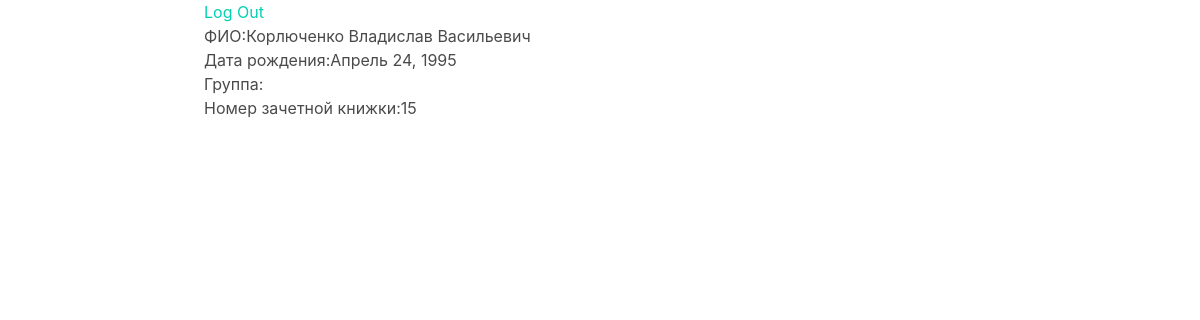
Screenshot of /students/15/ (signed in) with the database file from the repository.
### datatable/models.py (models this page shows, shortened)
class Student(models.Model):
    full_name = models.CharField(max_length=255)
    birthday = models.DateField()
    studygroup = models.ForeignKey(StudyGroup, related_name='students')

### datatable/views.py (the view)
@class_login_required
class DetailStudent(DetailView):
    model = Student
    def get_object(self, queryset=None):
        self.student = get_object_or_404(
                    Student, id=self.kwargs['id'])
        return self.student

### datatable/templates/datatable/student_detail.html
{% extends parent_template|default:"datatable/base_datatable.html" %}
{% block content %}
<p>ФИО:{{ student.full_name }}</p>
<p>Дата рождения:{{ student.birthday }}</p>
<p>Группа:{{ student.group.title }}</p>
<p>Номер зачетной книжки:{{ student.id }}</p>
{% endblock %}

### rows the page displays
Student: full_name "Корлюченко Владислав Васильевич", birthday "Апрель 24, 1995", id "15"
